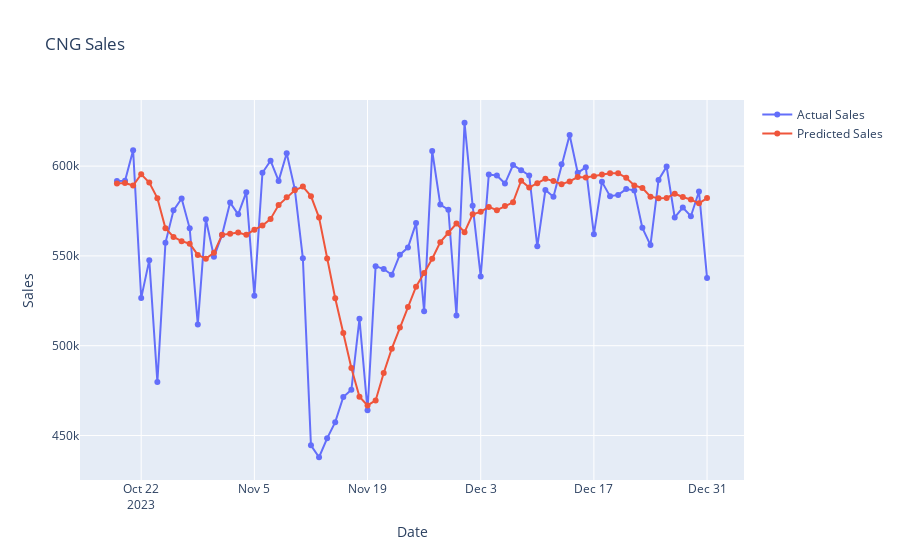

The code cell stored with this chart in its notebook:
### Code cell
features = ['IsWeekend', 'Day_sin', 'Day_cos', 'Month_sin', 'Month_cos',
       'Weekday_sin', 'Weekday_cos', 'DayOfYear_sin', 'DayOfYear_cos', 'Temp',
       'Humidity', 'Rain', 'Sales_MA_7', 
         ]
target = 'Sales'
plot_graphs = True

train_df, test_df = get_train_val_test_dfs(combined_df)
model, history = model_train(train_df,  features, target)
# if(plot_graphs):
#     plot_training_graphs(history)

test_df = model_test(model, test_df,features, target)
print(f"MAPE for test data: {mape(test_df['Sales'],test_df['Predicted_Sales'])}")

if(plot_graphs):
    plot_test_graphs(test_df)
